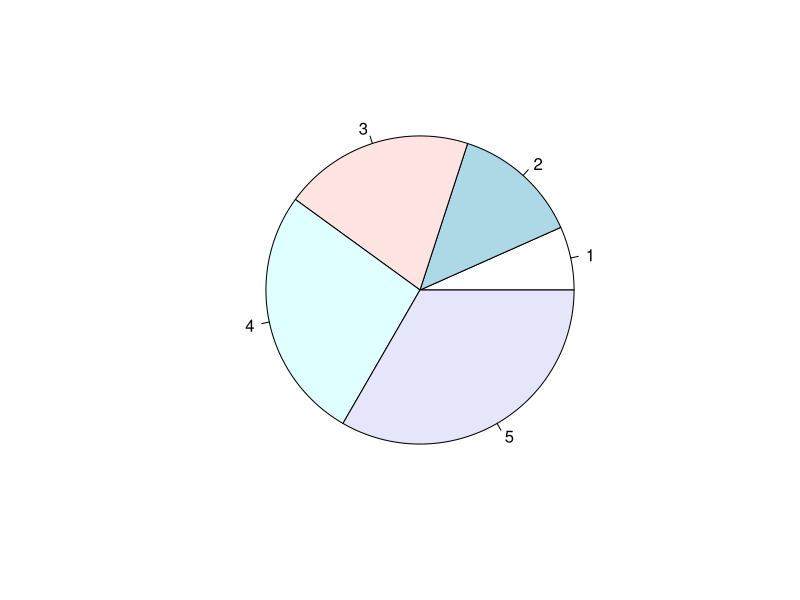
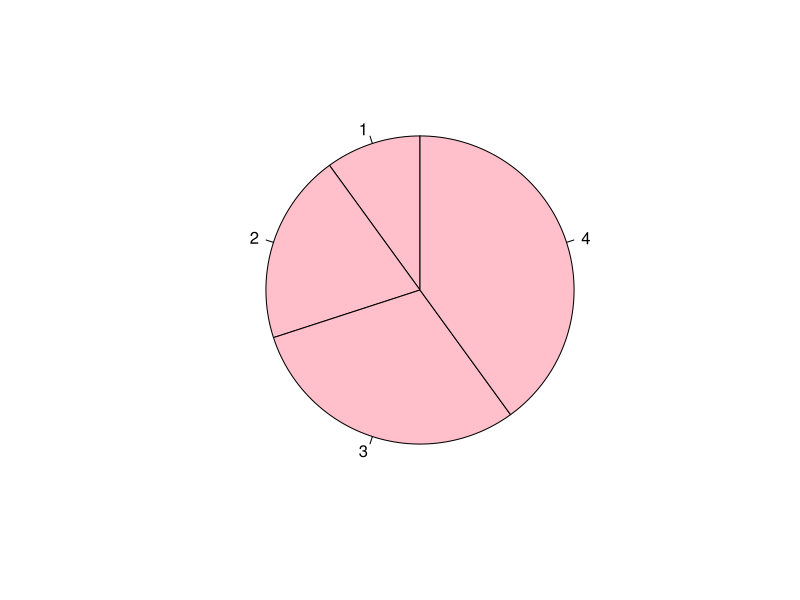
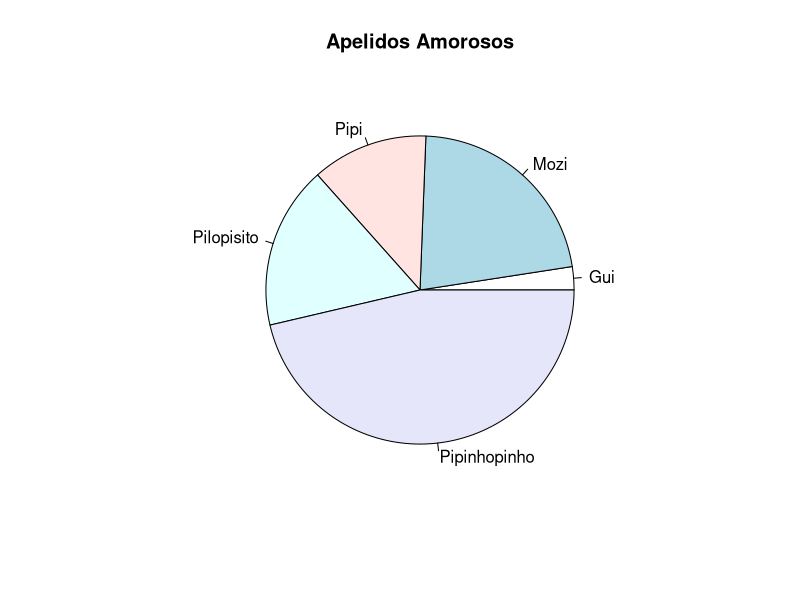
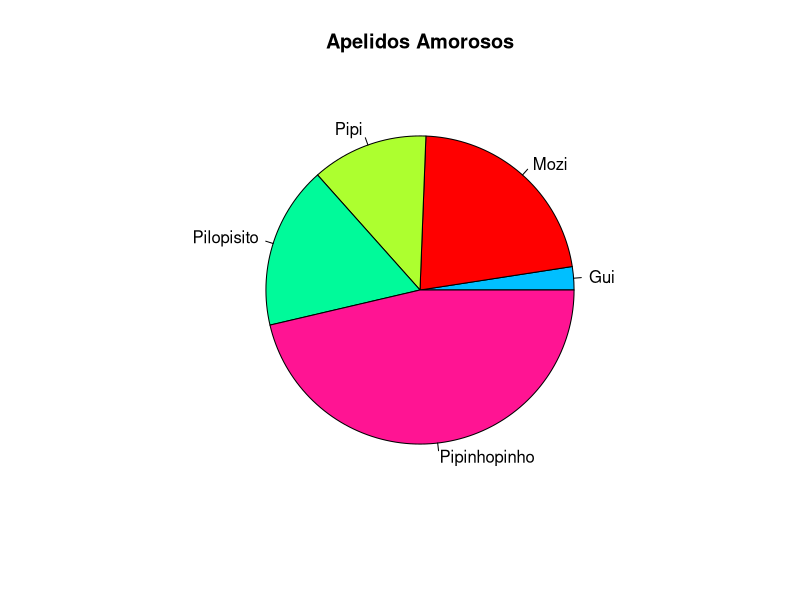
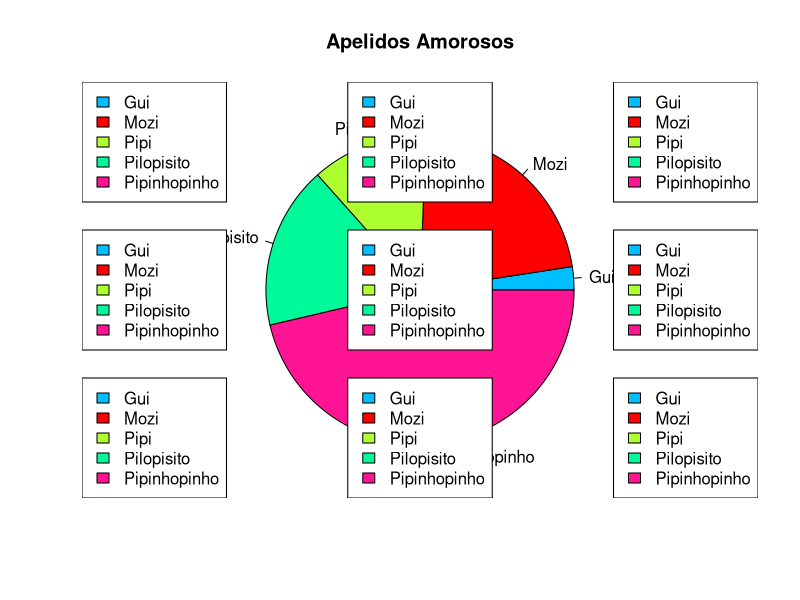

These figures' R source, in order:
# GRÁFICOS DE PIZZA
# Exibição de um gráfico circular de dados
# Use a função pie() para desenhar um gráfico de pizza

p <- c(10, 20, 30, 40, 50)

pie(p)

# Cada "fatia" da pizza é determinado comparando a cada valor do vetor e por padrão
# a plotagem da primeira "fatia" começa no eixo X e se move no sentido anti-horário.
# Formula de comparação dos valores: x/sum(p)

# Ângulo inicial 
# Para alterar o ângulo inicial do gráficxo utilize o parâmetro init.angle
# O valor de init.angle é definido como o ângulo em graus, onde o ângulo padrão é 0

p1 <- c(10, 20, 30, 40)

pie(p1, init.angle = 90, col = "pink")

# Rótulos e cabeçalho
# Use o parâmetro Label para adicionar um rótulo ao gráfico de pizza e o main
# para o cabeçalho

p2 <- c(5, 45, 25, 35, 95)

rotulo <- c("Gui", "Mozi", "Pipi","Pilopisito","Pipinhopinho")

pie(p2, labels = rotulo, main = "Apelidos Amorosos")

# Cores
# Para adicionar cores as "fatias" precisamos declarar cada cor para elas
# em vetores e usar o parâmetro col =

p2 <- c(5, 45, 25, 35, 95)

rotulo <- c("Gui", "Mozi", "Pipi","Pilopisito","Pipinhopinho")

cores <- c("#00BFFF", "#FF0000", "#ADFF2F", "#00FA9A", "#FF1493")

pie(p2, labels = rotulo, main = "Apelidos Amorosos", col = cores)

# Legenda
# Para adicionar uma lista explicativa para cada pizza, use a função legend()

p2 <- c(5, 45, 25, 35, 95)

rotulo <- c("Gui", "Mozi", "Pipi","Pilopisito","Pipinhopinho")

cores <- c("#00BFFF", "#FF0000", "#ADFF2F", "#00FA9A", "#FF1493")

pie(p2, label = rotulo, main = "Apelidos Amorosos", col = cores)


# Legendas:
# Muito próximo
legend("bottomright", rotulo, fill = cores)

# Meio
legend("bottom", rotulo, fill = cores)

# Esquerda
legend("bottomleft", rotulo, fill = cores)

# Meio à esquerda
legend("left", rotulo, fill = cores)

# A cima à esquerda
legend("topleft", rotulo, fill = cores)

# Meio a cima
legend("top", rotulo, fill = cores)

# A cima à direita 
legend("topright", rotulo, fill = cores)

# Centralizado à direita 
legend("right", rotulo, fill = cores)

# No meio do gráfico
legend("center", rotulo, fill = cores)
